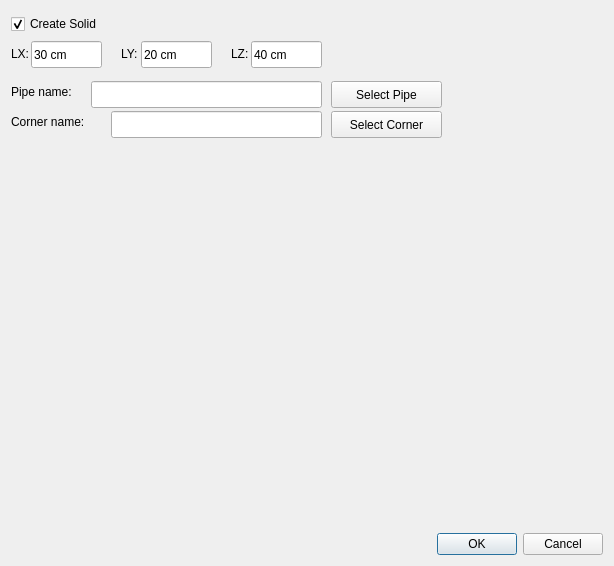
<?xml version="1.0" encoding="UTF-8"?>
<ui version="4.0">
 <class>Dialog</class>
 <widget class="QDialog" name="Dialog">
  <property name="geometry">
   <rect>
    <x>0</x>
    <y>0</y>
    <width>614</width>
    <height>566</height>
   </rect>
  </property>
  <property name="windowTitle">
   <string>Add frame</string>
  </property>
  <layout class="QVBoxLayout" name="verticalLayout">
   <item>
    <widget class="QWidget" name="horizontalWidget" native="true">
     <property name="minimumSize">
      <size>
       <width>0</width>
       <height>134</height>
      </size>
     </property>
     <property name="layoutDirection">
      <enum>Qt::LeftToRight</enum>
     </property>
     <widget class="QCheckBox" name="checkBoxCreateSolid">
      <property name="geometry">
       <rect>
        <x>0</x>
        <y>0</y>
        <width>121</width>
        <height>26</height>
       </rect>
      </property>
      <property name="text">
       <string>Create Solid</string>
      </property>
      <property name="checked">
       <bool>true</bool>
      </property>
     </widget>
     <widget class="QLabel" name="label_3">
      <property name="geometry">
       <rect>
        <x>0</x>
        <y>30</y>
        <width>21</width>
        <height>25</height>
       </rect>
      </property>
      <property name="sizePolicy">
       <sizepolicy hsizetype="Minimum" vsizetype="Minimum">
        <horstretch>0</horstretch>
        <verstretch>0</verstretch>
       </sizepolicy>
      </property>
      <property name="maximumSize">
       <size>
        <width>200</width>
        <height>16777215</height>
       </size>
      </property>
      <property name="text">
       <string>LX:</string>
      </property>
     </widget>
     <widget class="QLineEdit" name="lineEditLX">
      <property name="geometry">
       <rect>
        <x>20</x>
        <y>30</y>
        <width>71</width>
        <height>27</height>
       </rect>
      </property>
      <property name="text">
       <string>30 cm</string>
      </property>
     </widget>
     <widget class="QLabel" name="label_5">
      <property name="geometry">
       <rect>
        <x>110</x>
        <y>30</y>
        <width>21</width>
        <height>25</height>
       </rect>
      </property>
      <property name="sizePolicy">
       <sizepolicy hsizetype="Minimum" vsizetype="Minimum">
        <horstretch>0</horstretch>
        <verstretch>0</verstretch>
       </sizepolicy>
      </property>
      <property name="maximumSize">
       <size>
        <width>200</width>
        <height>16777215</height>
       </size>
      </property>
      <property name="text">
       <string>LY:</string>
      </property>
     </widget>
     <widget class="QLineEdit" name="lineEditLY">
      <property name="geometry">
       <rect>
        <x>130</x>
        <y>30</y>
        <width>71</width>
        <height>27</height>
       </rect>
      </property>
      <property name="text">
       <string>20 cm</string>
      </property>
     </widget>
     <widget class="QLabel" name="label_6">
      <property name="geometry">
       <rect>
        <x>220</x>
        <y>30</y>
        <width>21</width>
        <height>25</height>
       </rect>
      </property>
      <property name="sizePolicy">
       <sizepolicy hsizetype="Minimum" vsizetype="Minimum">
        <horstretch>0</horstretch>
        <verstretch>0</verstretch>
       </sizepolicy>
      </property>
      <property name="maximumSize">
       <size>
        <width>200</width>
        <height>16777215</height>
       </size>
      </property>
      <property name="text">
       <string>LZ:</string>
      </property>
     </widget>
     <widget class="QLineEdit" name="lineEditLZ">
      <property name="geometry">
       <rect>
        <x>240</x>
        <y>30</y>
        <width>71</width>
        <height>27</height>
       </rect>
      </property>
      <property name="text">
       <string>40 cm</string>
      </property>
     </widget>
     <widget class="QLabel" name="label_2">
      <property name="geometry">
       <rect>
        <x>0</x>
        <y>70</y>
        <width>91</width>
        <height>21</height>
       </rect>
      </property>
      <property name="text">
       <string>Pipe name:</string>
      </property>
     </widget>
     <widget class="QLabel" name="label_7">
      <property name="geometry">
       <rect>
        <x>0</x>
        <y>100</y>
        <width>91</width>
        <height>21</height>
       </rect>
      </property>
      <property name="text">
       <string>Corner name:</string>
      </property>
     </widget>
     <widget class="QPushButton" name="buttonSelectPipe">
      <property name="geometry">
       <rect>
        <x>320</x>
        <y>70</y>
        <width>111</width>
        <height>27</height>
       </rect>
      </property>
      <property name="text">
       <string>Select Pipe</string>
      </property>
     </widget>
     <widget class="QPushButton" name="buttonSelectCorner">
      <property name="geometry">
       <rect>
        <x>320</x>
        <y>100</y>
        <width>111</width>
        <height>27</height>
       </rect>
      </property>
      <property name="text">
       <string>Select Corner</string>
      </property>
     </widget>
     <widget class="QLineEdit" name="lineEditPipeName">
      <property name="geometry">
       <rect>
        <x>80</x>
        <y>70</y>
        <width>231</width>
        <height>27</height>
       </rect>
      </property>
     </widget>
     <widget class="QLineEdit" name="lineEditCornerName">
      <property name="geometry">
       <rect>
        <x>100</x>
        <y>100</y>
        <width>211</width>
        <height>27</height>
       </rect>
      </property>
     </widget>
    </widget>
   </item>
   <item>
    <widget class="QLabel" name="labelDraft">
     <property name="text">
      <string/>
     </property>
     <property name="pixmap">
      <pixmap>../Resources/images/pipe-frame-box-dimensions.png</pixmap>
     </property>
     <property name="alignment">
      <set>Qt::AlignCenter</set>
     </property>
    </widget>
   </item>
   <item>
    <widget class="QDialogButtonBox" name="buttonBox">
     <property name="orientation">
      <enum>Qt::Horizontal</enum>
     </property>
     <property name="standardButtons">
      <set>QDialogButtonBox::Cancel|QDialogButtonBox::Ok</set>
     </property>
    </widget>
   </item>
  </layout>
 </widget>
 <resources/>
 <connections>
  <connection>
   <sender>buttonBox</sender>
   <signal>accepted()</signal>
   <receiver>Dialog</receiver>
   <slot>accept()</slot>
   <hints>
    <hint type="sourcelabel">
     <x>257</x>
     <y>556</y>
    </hint>
    <hint type="destinationlabel">
     <x>157</x>
     <y>274</y>
    </hint>
   </hints>
  </connection>
  <connection>
   <sender>buttonBox</sender>
   <signal>rejected()</signal>
   <receiver>Dialog</receiver>
   <slot>reject()</slot>
   <hints>
    <hint type="sourcelabel">
     <x>325</x>
     <y>556</y>
    </hint>
    <hint type="destinationlabel">
     <x>286</x>
     <y>274</y>
    </hint>
   </hints>
  </connection>
  <connection>
   <sender>buttonSelectPipe</sender>
   <signal>clicked()</signal>
   <receiver>Dialog</receiver>
   <slot>selectPipeClicked()</slot>
   <hints>
    <hint type="sourcelabel">
     <x>396</x>
     <y>100</y>
    </hint>
    <hint type="destinationlabel">
     <x>616</x>
     <y>138</y>
    </hint>
   </hints>
  </connection>
  <connection>
   <sender>buttonSelectCorner</sender>
   <signal>clicked()</signal>
   <receiver>Dialog</receiver>
   <slot>selectCornerClicked()</slot>
   <hints>
    <hint type="sourcelabel">
     <x>373</x>
     <y>120</y>
    </hint>
    <hint type="destinationlabel">
     <x>623</x>
     <y>127</y>
    </hint>
   </hints>
  </connection>
 </connections>
 <slots>
  <slot>selectPipeClicked()</slot>
  <slot>selectCornerClicked()</slot>
 </slots>
</ui>
